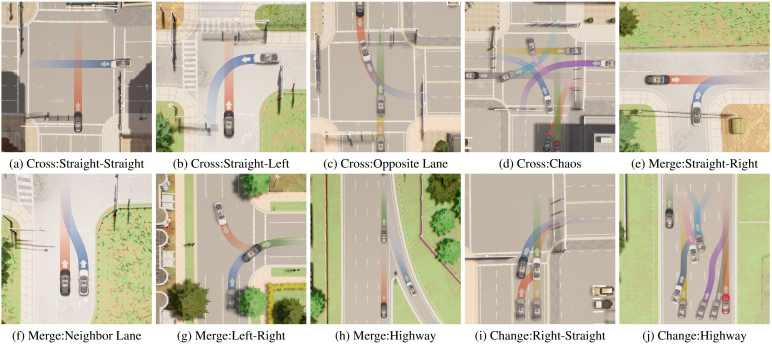
#> input picture img/Interdrive.jpg, 1543 x 689 px (shown at 1/2 size)
$ python gen_video.py ../img
#> lines starting #> are read from the running program, lines starting #| are printed output that depends on the picture; after the words box and inside, x2 and y2 are one past the last pixel; in counts of white or black regions, pixels touching at a corner belong together
import argparse
import ast
import os
import re
from collections import defaultdict
from dataclasses import dataclass
from pathlib import Path
from typing import Dict, List, Optional, Tuple

import cv2
import numpy as np
from tqdm import tqdm


ANSI_ESCAPE = re.compile(r"\x1B\[[0-?]*[ -/]*[@-~]")
STEP_TIME_PATTERN = re.compile(r"step infer time:\s*([0-9.]+)")
FRAME_EXTENSIONS = {".jpg", ".jpeg", ".png"}
LABEL_PADDING = 14
VEHICLE_DIR_PATTERN = re.compile(r"^(?:ego_vehicle_|rgb_|meta_)(\d+)$")
ALLOWED_STREAM_PREFIXES = ("ego_vehicle_", "rgb_", "meta_", "1", "2")


def _parse_suffix_filter(raw: Optional[str]) -> List[str]:
    if not raw:
        return []
    parts = [p.strip().lstrip("_") for p in re.split(r"[,\s]+", raw) if p.strip()]
    return [p.lower() for p in parts if p]


# [11 lines left out: function _matches_suffix, not called in this run]


@dataclass
class VehicleStream:
    index: int
    label: str
    image_paths: List[Path]


@dataclass
class NegotiationOverlay:
    id: int
    frame_index: int
    hold_frames: int
    lines: List[str]
    color: Tuple[int, int, int]


# [35 lines left out: function list_vehicle_streams, not called in this run]


def _scenario_has_vehicle_images(scenario_dir: Path) -> bool:
    """Return True if scenario_dir contains at least one ego_vehicle_* folder with images."""
    if not scenario_dir.is_dir():
        return False

    for child in scenario_dir.iterdir():
        if not (child.is_dir() and VEHICLE_DIR_PATTERN.match(child.name)):
            continue
        for item in child.iterdir():
            if item.is_file() and item.suffix.lower() in FRAME_EXTENSIONS:
                return True
    return False


def _scenario_has_flat_images(scenario_dir: Path) -> bool:
    """Return True if scenario_dir contains image files directly (no vehicle subfolders required)."""
    if not scenario_dir.is_dir():
        return False
    try:
        for item in scenario_dir.iterdir():
            if item.is_file() and item.suffix.lower() in FRAME_EXTENSIONS:
                return True
    except Exception:
        return False
    return False


# [14 lines left out: function discover_scenario_dirs, not called in this run]


def remove_ansi(text: str) -> str:
    return ANSI_ESCAPE.sub("", text)


# [226 lines left out: functions chunk_word, wrap_line, discover_log_path, _stable_color_for_event, parse_negotiation_events, not called in this run]


def add_label(image: np.ndarray, label: str) -> Tuple[np.ndarray, int]:
    """Overlay a larger label in the top-left corner and return the bottom of the label box."""
    font = cv2.FONT_HERSHEY_SIMPLEX
    scale = 1.0
    thickness = 2
    padding = LABEL_PADDING
    text_size, _ = cv2.getTextSize(label, font, scale, thickness)
    box_pt1 = (padding - 6, padding - 10)
    box_pt2 = (padding + text_size[0] + 6, padding + text_size[1])

    overlay = image.copy()
    cv2.rectangle(overlay, box_pt1, box_pt2, (0, 0, 0), -1)
    cv2.addWeighted(overlay, 0.6, image, 0.4, 0, dst=image)
    text_origin = (padding, padding + text_size[1] - 4)
    cv2.putText(
        image,
        label,
        text_origin,
        font,
        scale,
        (255, 255, 255),
        thickness,
        cv2.LINE_AA,
    )
    label_bottom = text_origin[1] + 6
    return image, label_bottom


# [170 lines left out: function render_negotiation_slot, not called in this run]


def build_video(
    output_path: Path,
    streams: List[VehicleStream],
    fps: float,
    resize_factor: int,
    negotiation_events: List[NegotiationOverlay],
    side_stream: Optional[VehicleStream] = None,
    stack_mode: str = "vertical",
) -> None:
#> called with fps = 5, resize_factor = 2, stack_mode = 'vertical'
    first_frame = cv2.imread(str(streams[0].image_paths[0]))
#> first_frame is the input picture: shape (689, 1543, 3); mean B, G, R 170.6, 191.6, 197.6
    if first_frame is None:
        raise RuntimeError(f"Unable to read {streams[0].image_paths[0]}")

    base_height, base_width = first_frame.shape[:2]
#> base_height = 689; base_width = 1543
    target_size = (max(1, base_width // resize_factor), max(1, base_height // resize_factor))
#> target_size = (771, 344)
    if stack_mode not in ("vertical", "horizontal"):
        raise ValueError(f"Unsupported stack_mode: {stack_mode}")

    if stack_mode == "horizontal":
        combined_height = target_size[1]
        combined_width = target_size[0] * len(streams)
    else:
        combined_height = target_size[1] * len(streams)
#> combined_height = 344
        combined_width = target_size[0]
#> combined_width = 771

    if side_stream:
        combined_width += target_size[0]

    # If simple mode (no negotiation events), omit sidebar column entirely.
    simple_mode = (not negotiation_events)
    column_width = 0 if simple_mode else max(220, int(round(target_size[0] * 0.4)))
#> column_width = 0
    total_width = combined_width + column_width
#> total_width = 771

    fourcc = cv2.VideoWriter_fourcc(*"mp4v")
    writer = cv2.VideoWriter(
        str(output_path), fourcc, fps, (total_width, combined_height)
    )

    main_frames = max(len(stream.image_paths) for stream in streams)
    side_frames = len(side_stream.image_paths) if side_stream else 0
    max_frames = max(main_frames, side_frames)
    # Calculate frame mapping for each stream
    def get_frame_index(total_frames, output_idx, output_total):
        if total_frames <= 1:
            return 0
        return int(round(output_idx * (total_frames - 1) / (output_total - 1))) if output_total > 1 else 0


    event_map: Dict[int, List[NegotiationOverlay]] = defaultdict(list)
    for event in negotiation_events:
        event_map[event.frame_index].append(event)

    active_events: List[Dict[str, object]] = []

    for frame_idx in tqdm(range(max_frames), desc="Compositing frames"):
        starting_events = event_map.get(frame_idx, [])
        for event in starting_events:
            active_events.append({"event": event, "remaining": event.hold_frames})

        frames: List[np.ndarray] = []
        for stream in streams:
            image_index = get_frame_index(len(stream.image_paths), frame_idx, max_frames)
            image = cv2.imread(str(stream.image_paths[image_index]))
            if image is None:
                raise RuntimeError(f"Unable to read {stream.image_paths[image_index]}")
            image = cv2.resize(image, target_size)
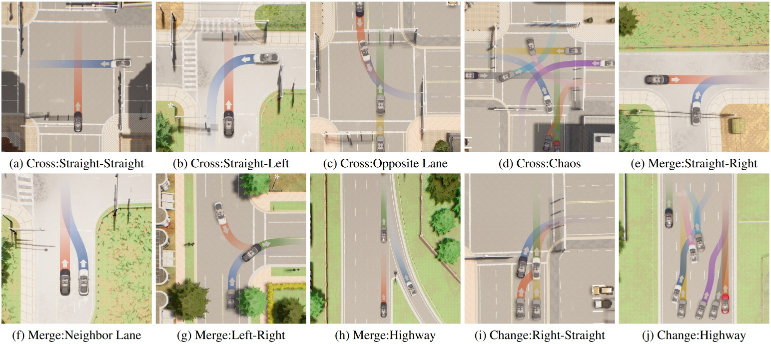
#> image: shape (344, 771, 3); mean B, G, R 170.5, 191.6, 197.5
            image, _ = add_label(image, stream.label)
#> in add_label, `cv2.rectangle(overlay, box_pt1, box_pt2, (0, 0, 0), -1)`:
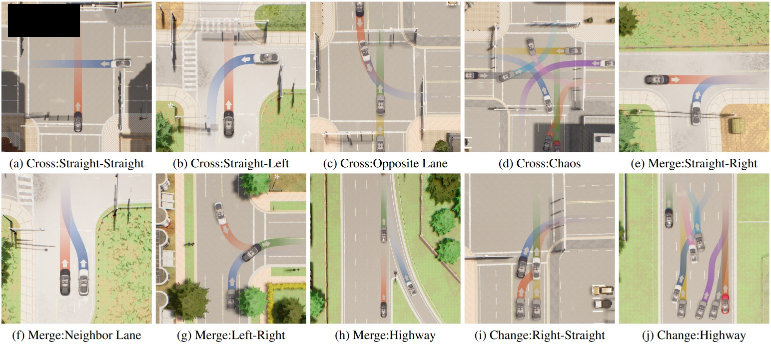
#> overlay: shape (344, 771, 3); 0.9% of pixels changed, all inside (x1, y1, x2, y2) = (8, 4, 80, 37)
#> in add_label, `cv2.putText( image, label, text_origin, font, scale, (255, 255, 255), ..`:
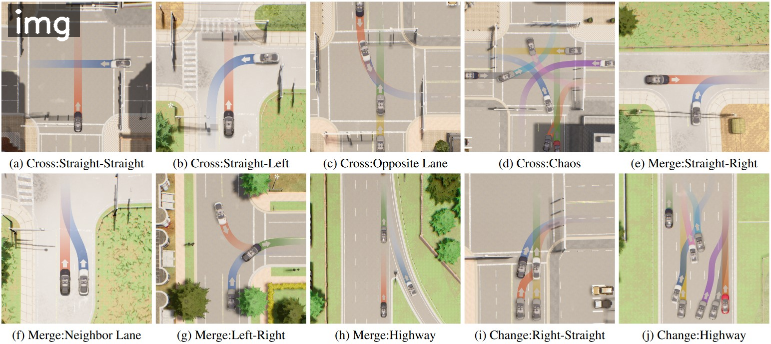
#> image: shape (344, 771, 3); mean B, G, R 170, 190.9, 196.8
            frames.append(image)

        if len(frames) == 1:
            combined = frames[0]
        else:
            combined = cv2.hconcat(frames) if stack_mode == "horizontal" else cv2.vconcat(frames)

        if side_stream:
            side_index = get_frame_index(len(side_stream.image_paths), frame_idx, max_frames)
            side_image = cv2.imread(str(side_stream.image_paths[side_index]))
            if side_image is None:
                raise RuntimeError(f"Unable to read {side_stream.image_paths[side_index]}")
            side_image = cv2.resize(side_image, (target_size[0], combined_height))
            side_image, _ = add_label(side_image, side_stream.label)
            combined = cv2.hconcat([combined, side_image])
        if not simple_mode:
            column = np.zeros((combined_height, column_width, 3), dtype=np.uint8)
            column[:] = (24, 24, 24)

            active_event: Optional[NegotiationOverlay] = (
                active_events[-1]["event"] if active_events else None  # type: ignore[index]
            )
            if active_event:
                render_negotiation_slot(
                    column,
                    0,
                    0,
                    column_width,
                    combined_height,
                    active_event.lines,
                    active_event.color,
                )
            else:
                border_thickness = max(2, int(round(combined_height * 0.01)))
                cv2.rectangle(
                    column,
                    (0, 0),
                    (column_width - 1, combined_height - 1),
                    (45, 45, 45),
                    -1,
                )
                cv2.rectangle(
                    column,
                    (0, 0),
                    (column_width - 1, combined_height - 1),
                    (0, 0, 0),
                    border_thickness,
                )

        final_frame = combined if simple_mode else cv2.hconcat([column, combined])
        writer.write(final_frame)

        for active in list(active_events):
            active["remaining"] = int(active["remaining"]) - 1  # type: ignore[index]
            if active["remaining"] <= 0:
                active_events.remove(active)

    writer.release()


def parse_args() -> argparse.Namespace:
    parser = argparse.ArgumentParser(
        description=(
            "Generate a composite video from vehicle image folders, annotating each feed "
            "and presenting negotiation transcripts in a sidebar aligned with the speaking vehicle."
        )
    )
    parser.add_argument(
        "input_dir",
        help="Path to the scenario directory containing ego_vehicle_* (or similar) folders.",
    )
    parser.add_argument(
        "--output",
        default=None,
        help="Optional output video path. Defaults to <input_dir>/output_v3.mp4.",
    )
    parser.add_argument(
        "--output-dir",
        default=None,
        help=(
            "Directory where generated videos are saved when processing multiple scenarios. "
            "Defaults to <input_dir>/videos when batching."
        ),
    )
    parser.add_argument(
        "--fps",
        type=float,
        default=5.0,
        help="Output video frames per second (default: 5.0).",
    )
    parser.add_argument(
        "--resize-factor",
        type=int,
        default=2,
        help="Factor by which to downscale each feed before stacking (default: 2).",
    )
    parser.add_argument(
        "--hold-seconds",
        "--min-hold-seconds",
        dest="min_hold_seconds",
        type=float,
        default=1.2,
        help="Minimum duration (in seconds) to display negotiation transcripts (default: 1.2).",
    )
    parser.add_argument(
        "--words-per-minute",
        type=float,
        default=240.0,
        help="Reading speed used to time transcript overlays (default: 240 WPM).",
    )
    parser.add_argument(
        "--reading-factor",
        type=float,
        default=0.5,
        help="Multiplier applied to the computed display time (default: 0.5).",
    )
    parser.add_argument(
        "--log-path",
        default=None,
        help="Optional path to a log file. If omitted, the script searches within the input directory.",
    )
    parser.add_argument(
        "--only-suffix",
        default=None,
        help=(
            "Filter inputs by suffix token. In flat-image mode, only filenames whose stem matches "
            "the suffix are kept (e.g., --only-suffix cam1 keeps *_cam1.*). In scenario mode, only "
            "stream folders whose names match the suffix are included. Multiple suffixes can be "
            "comma- or space-separated."
        ),
    )
    parser.add_argument(
        "--side-by-side-dir",
        default=None,
        help=(
            "Optional directory of images to append as an extra side-by-side column. This folder is "
            "not filtered by --only-suffix and should contain flat image files (no vehicle subfolders)."
        ),
    )
    return parser.parse_args()


def main() -> None:
    args = parse_args()
    root = Path(args.input_dir).expanduser().resolve()
    if not root.exists():
        raise FileNotFoundError(f"Input directory {root} does not exist.")

    # Support two modes:
    # 1) Scenario mode: vehicle subfolders like rgb_front_0 with images.
    # 2) Flat mode: input_dir itself contains image files; build a single-stream video.
    is_single_scenario = _scenario_has_vehicle_images(root)
    is_flat_images = _scenario_has_flat_images(root)
    if is_single_scenario or is_flat_images:
        scenario_dirs = [root]
    else:
        scenario_dirs = discover_scenario_dirs(root)
        if not scenario_dirs:
            raise FileNotFoundError(
                f"No scenario directories with vehicle images (rgb_*, meta_*, ego_vehicle_*) were found under {root}."
            )

    if len(scenario_dirs) > 1 and args.output:
        raise ValueError(
            "The --output argument is only supported when a single scenario directory is processed. "
            "Use --output-dir to specify the destination for batch generation."
        )

    if len(scenario_dirs) > 1 and args.log_path:
        raise ValueError(
            "A custom --log-path cannot be combined with batch processing. "
            "Logs are discovered per scenario automatically."
        )

    if args.output_dir:
        batch_output_dir = Path(args.output_dir).expanduser().resolve()
        batch_output_dir.mkdir(parents=True, exist_ok=True)
    else:
        if len(scenario_dirs) > 1:
            batch_output_dir = (root / "videos").resolve()
            batch_output_dir.mkdir(parents=True, exist_ok=True)
        else:
            batch_output_dir = None

    print(f"Discovered {len(scenario_dirs)} scenario directory(ies) to process.")
    suffixes = _parse_suffix_filter(args.only_suffix)
    side_stream: Optional[VehicleStream] = None
    if args.side_by_side_dir:
        side_root = Path(args.side_by_side_dir).expanduser().resolve()
        if not side_root.exists():
            raise FileNotFoundError(f"Side-by-side directory {side_root} does not exist.")
        if not _scenario_has_flat_images(side_root):
            raise FileNotFoundError(
                f"No flat images found in side-by-side directory {side_root}."
            )
        side_images = sorted(
            [p for p in side_root.iterdir() if p.is_file() and p.suffix.lower() in FRAME_EXTENSIONS],
            key=lambda p: p.stem,
        )
        if not side_images:
            raise FileNotFoundError(f"No images found in side-by-side directory {side_root}.")
        side_stream = VehicleStream(index=0, label=side_root.name, image_paths=side_images)

    for scenario_dir in scenario_dirs:
        stack_mode = "vertical"
        if len(scenario_dirs) > 1:
            print(f"\nProcessing scenario: {scenario_dir}")

        if args.output:
            output_path = Path(args.output).expanduser().resolve()
        elif batch_output_dir:
            output_path = batch_output_dir / f"{scenario_dir.name}.mp4"
        else:
            output_path = scenario_dir / "output_v3.mp4"

        # In flat mode, build a single stream from images directly in the folder.
        if _scenario_has_flat_images(scenario_dir):
            all_images = sorted(
                [p for p in scenario_dir.iterdir() if p.is_file() and p.suffix.lower() in FRAME_EXTENSIONS],
                key=lambda p: p.stem,
            )
            if not all_images:
                raise FileNotFoundError(f"No images found in {scenario_dir}.")

            if suffixes:
                streams = []
                for idx, suffix in enumerate(suffixes):
                    suffix_images = [p for p in all_images if _matches_suffix(p.stem, [suffix])]
                    if not suffix_images:
                        print(f"[WARN] No images found for suffix '{suffix}' in {scenario_dir}.")
                        continue
                    streams.append(
                        VehicleStream(index=idx, label=suffix, image_paths=suffix_images)
                    )
                if not streams:
                    raise FileNotFoundError(
                        f"No images found in {scenario_dir} matching suffix filter {suffixes}."
                    )
                if len(streams) > 1:
                    stack_mode = "horizontal"
            else:
                streams = [VehicleStream(index=0, label=f"{scenario_dir.name}", image_paths=all_images)]
            negotiation_events: List[NegotiationOverlay] = []
        else:
            streams = list_vehicle_streams(scenario_dir, stream_suffixes=suffixes)
            if not streams:
                message = (
                    f"No vehicle streams found in {scenario_dir} matching suffix filter {suffixes}."
                )
                if len(scenario_dirs) > 1:
                    print(f"[WARN] {message} Skipping.")
                    continue
                raise FileNotFoundError(message)

            log_path = (
                Path(args.log_path).expanduser().resolve()
                if args.log_path
                else discover_log_path(scenario_dir)
            )
            if log_path and not log_path.exists():
                log_path = None

            negotiation_events = parse_negotiation_events(
                log_path,
                args.fps,
                args.min_hold_seconds,
                args.words_per_minute,
                args.reading_factor,
            )
            if not negotiation_events:
                print("No negotiation events found; proceeding without transcript overlays.")
            else:
                print(f"Configured {len(negotiation_events)} negotiation overlay(s).")

        build_video(
            output_path=output_path,
            streams=streams,
            fps=args.fps,
            resize_factor=args.resize_factor,
            negotiation_events=negotiation_events,
            side_stream=side_stream,
            stack_mode=stack_mode,
        )
        print(f"Wrote video to {output_path}")


if __name__ == "__main__":
    main()
